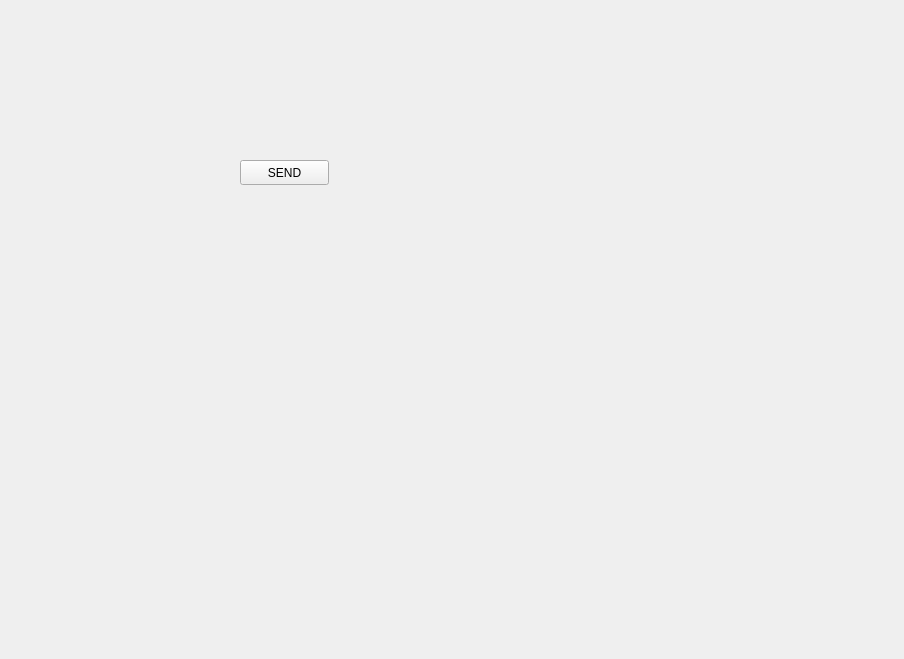
<?xml version="1.0" encoding="UTF-8"?>
<ui version="4.0">
 <class>Form</class>
 <widget class="QWidget" name="Form">
  <property name="geometry">
   <rect>
    <x>0</x>
    <y>0</y>
    <width>904</width>
    <height>659</height>
   </rect>
  </property>
  <property name="windowTitle">
   <string>Form</string>
  </property>
  <widget class="QPushButton" name="SEND">
   <property name="geometry">
    <rect>
     <x>240</x>
     <y>160</y>
     <width>89</width>
     <height>25</height>
    </rect>
   </property>
   <property name="text">
    <string>SEND</string>
   </property>
  </widget>
 </widget>
 <resources/>
 <connections/>
</ui>
